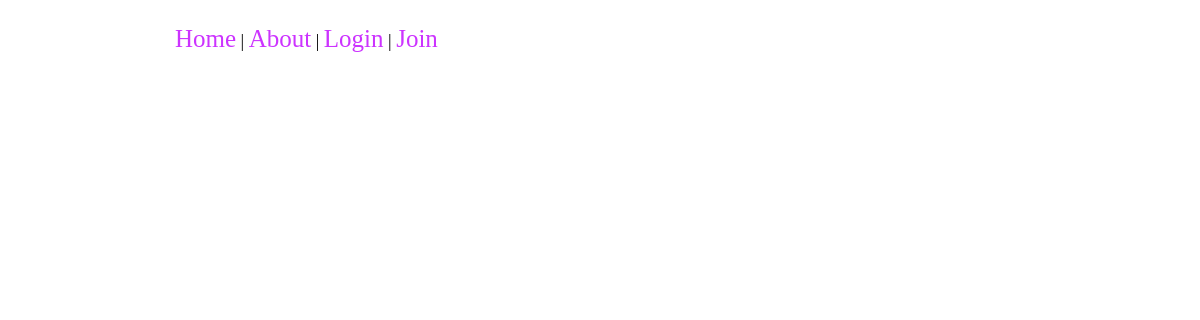
The page /papers/ on the database as committed earlier.
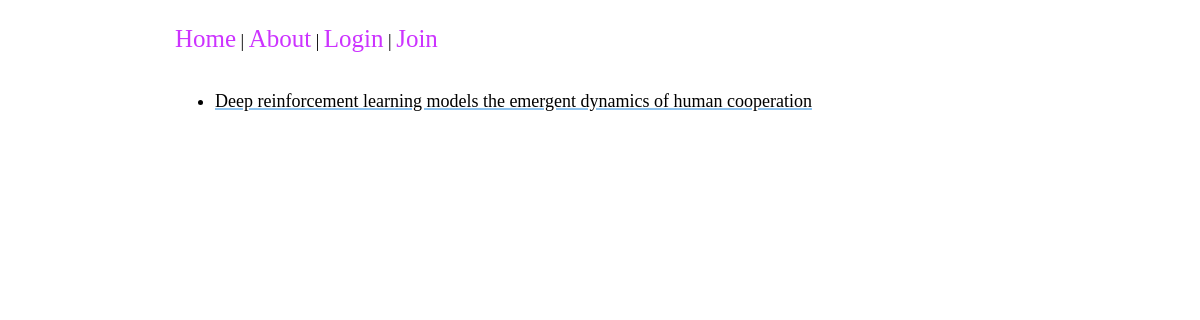
The same page on the database as committed later.
### papers/models.py (models this page shows)
class Paper(models.Model):
    url = models.URLField(max_length=50)
    pdf_url = models.URLField(max_length=50, default="")
    title = models.CharField(max_length=500)
    authors = models.ManyToManyField('Author', through='PaperAuthor')
    abstract = models.CharField(max_length=1000)
    key_words = models.ManyToManyField('KeyWord', through='PaperKeyWord')
    pub_date = models.DateField()
    def __str__(self):
        return self.title

### papers/views.py (the view)
# urls.py: path('', views.HomeView.as_view(), name='home'),
class HomeView(ListView):
    template_name = 'papers/home.html'
    context_object_name = 'papers_list'  # TODO: Change to recent
    def get_queryset(self):
        return Paper.objects.all()

### papers/templates/papers/home.html (shortened to what this page needs)
{% extends 'base.html' %}
{% block content %}
<ul>
{% for paper in papers_list %}
<li><a href="{{ paper.link }}">{{ paper }}</a></li>
{% endfor %}
{% endblock content %}

### templates/base.html (shortened to what this page needs)
{% load static %}
<!DOCTYPE html>
<html>
  <head>
    <link rel="stylesheet" type="text/css" href="{% static 'styles.css' %}">
  </head>
  <body>
    <div id="container">
      {% include "navbar.html" %}
      <div id="content">
    {% block content %}{% endblock %}
      </div>
    </div>
  </body>
</html>

### templates/navbar.html
<div id="navBar">
  <a href="{% url 'pages:home' %}">Home</a> |
  {% if user.is_authenticated %}
  <a href="{% url 'papers:home' %}">Papers</a> |
  <a href="{% url 'clubs:home' %}">Clubs</a> |
  <a href="{% url 'pages:about' %}">About</a> |
  <a href="{% url 'logout' %}">Log out</a>
  {% else %}
  <a href="{% url 'pages:about' %}">About</a> |
  <a href="{% url 'login' %}">Login</a> |
  <a href="{% url 'accounts:register' %}">Join</a>
  {% endif %}
</div>

### static/styles.css (style rules this page uses)
:root { font-size: 62.5%; --c-purple: #CC33FF; --c-lightblue: #8dc2ee; --bg-color: skyblue; --c-link: var(--c-lightblue); --c-navBar-a: var(--c-purple); --c-main-text: black; }
#container { max-width: 850px; margin: 25px auto 0px auto; }
#content { padding-top: 2rem; }
body { font-size: 1.8rem; }
a { color: var(--main-text); text-decoration: underline var(--c-link) 2px; }
#navBar a { font-size: 2.5rem; color: var(--c-navBar-a); text-decoration: none; }

Rows that differ between the two databases and show on the page:
added Paper: title "Deep reinforcement learning models the emergent dynamics of human cooperation"
